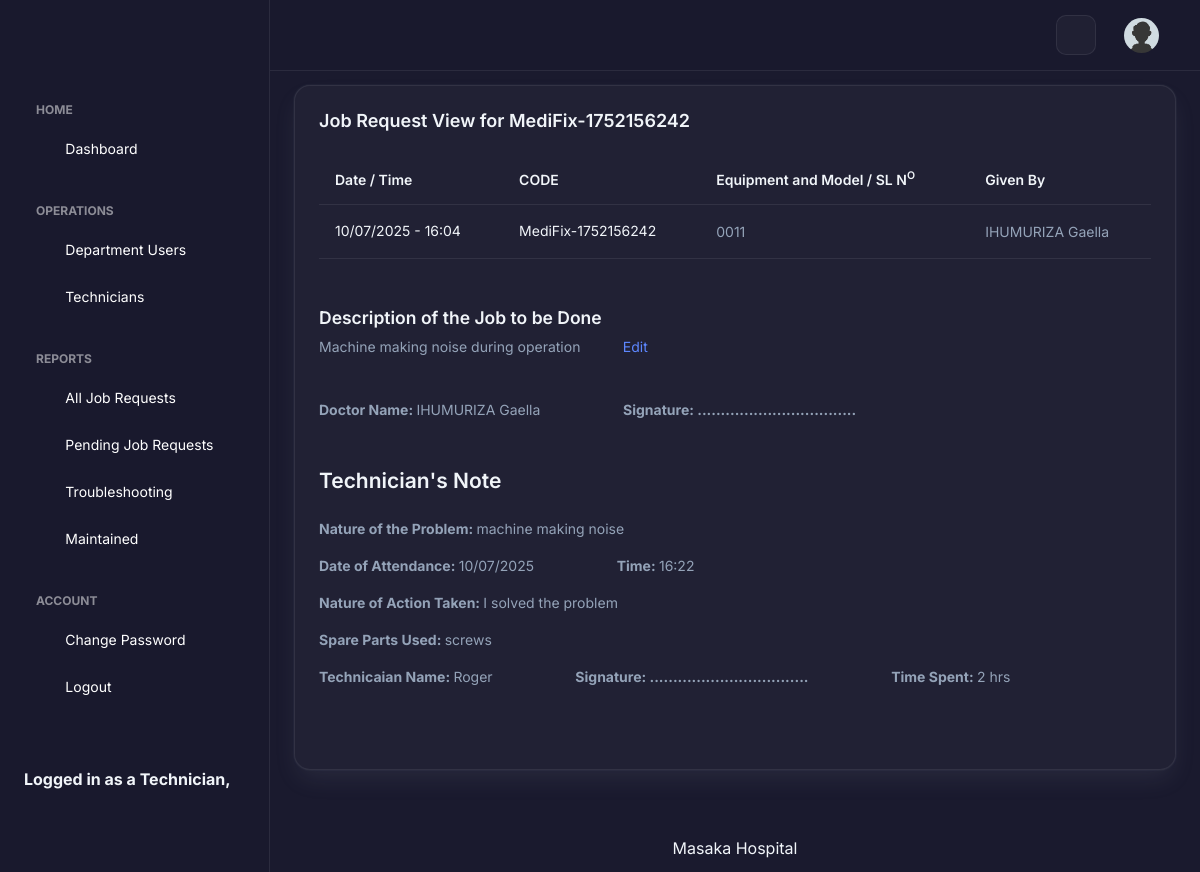
The app's page /run/job-request-view-u-p?code=MediFix-1752156242 (signed in) with its own data.
### tables this page shows
CREATE TABLE `jobs` (
  `id` int(11) NOT NULL,
  `code` varchar(100) NOT NULL,
  `equipment` varchar(1000) NOT NULL,
  `givenby` int(11) NOT NULL,
  `airef` int(11) NOT NULL,
  `info` mediumtext NOT NULL,
  `tech` mediumtext DEFAULT NULL,
  `recdt` varchar(50) NOT NULL,
  `status` int(1) NOT NULL DEFAULT 0
);

CREATE TABLE `doctors` (
  `id` int(11) NOT NULL,
  `fullname` varchar(100) NOT NULL,
  `specification` varchar(100) NOT NULL,
  `email` varchar(100) NOT NULL,
  `phone` varchar(100) NOT NULL,
  `password` varchar(100) NOT NULL,
  `deleted` int(1) NOT NULL DEFAULT 0
);

CREATE TABLE `jobsdone` (
  `id` varchar(100) NOT NULL,
  `problem` mediumtext NOT NULL,
  `action` mediumtext NOT NULL,
  `spare` varchar(1000) NOT NULL,
  `timespent` varchar(100) NOT NULL,
  `tech` int(11) NOT NULL,
  `recdt` varchar(100) NOT NULL
);

CREATE TABLE `users` (
  `id` int(11) NOT NULL,
  `idcard` varchar(100) NOT NULL,
  `fullname` varchar(100) NOT NULL,
  `email` varchar(100) NOT NULL,
  `phone` varchar(100) NOT NULL,
  `password` varchar(100) NOT NULL,
  `deleted` int(1) NOT NULL DEFAULT 0
);

### run/job-request-view-u-p.php (the view, shortened to what this page needs)
<!doctype html>
<html lang="en">
<head>
    <link rel="stylesheet" href="../assets/css/styles.min.css" />
    <link rel="stylesheet" href="../assets/css/premium-theme.css" />
</head>
<body>
    <div class="page-wrapper" id="main-wrapper" data-layout="vertical" data-navbarbg="skin6" data-sidebartype="full" data-sidebar-position="fixed" data-header-position="fixed">
        <aside class="left-sidebar">
            <div>
                <div class="brand-logo d-flex align-items-center justify-content-between">
                </div>
                <?php include('user-menu.php'); ?>
            </div>
        </aside>
        <div class="body-wrapper">
            <header class="app-header">
                <nav class="navbar navbar-expand-lg navbar-light">
                    <div class="navbar-collapse justify-content-end px-0" id="navbarNav">
                        <ul class="navbar-nav flex-row ms-auto align-items-center justify-content-end">
                            <li class="nav-item"><button class="theme-toggle-btn" title="Toggle Theme"><i class="ti ti-sun"></i></button></li>
              <li class="nav-item dropdown">
                                <a class="nav-link nav-icon-hover" href="javascript:void(0)" id="drop2" data-bs-toggle="dropdown" aria-expanded="false">
                                    <img src="../assets/images/profile/user-1.jpg" alt="" width="35" height="35" class="rounded-circle">
                                </a>
                            </li>
                        </ul>
                    </div>
                </nav>
            </header>
            <div class="container-fluid">
                <div class="col-lg-12 d-flex align-items-stretch">
                    <div class="card w-100">
                        <div class="card-body p-4">
                            <h5 class="card-title fw-semibold mb-4">Job Request View for <?php echo $_GET['code']; ?></h5>
                            <div class="table-responsive">
                                <table class="table text-nowrap mb-0 align-middle">
                                    <thead class="text-dark fs-4">
                                        <tr>
                                            <th class="border-bottom-0">
                                                <h6 class="fw-semibold mb-0">Date / Time</h6>
                                            </th>
                                            <th class="border-bottom-0">
                                                <h6 class="fw-semibold mb-0">CODE</h6>
                                            </th>
                                            <th class="border-bottom-0">
                                                <h6 class="fw-semibold mb-0">Equipment and Model / SL N<sup>O</sup></h6>
                                            </th>
                                            <th class="border-bottom-0">
                                                <h6 class="fw-semibold mb-0">Given By</sup></h6>
                                            </th>
                                        </tr>
                                    </thead>
                                    <tbody>
                                        <?php
                                        include('connector.php');
                                        $query = mysqli_query($connect, "SELECT * FROM jobs WHERE code ='" . $_GET['code'] . "'");
                                        $row = mysqli_fetch_array($query);
                                        $queryp = mysqli_query($connect, "SELECT * FROM doctors WHERE id ='" . $row['givenby'] . "'");
                                        $rowp = mysqli_fetch_array($queryp);
                                        echo "<tr>
                                            <td class='border-bottom-0'>
                                                <h6 class='mb-0 fw-normal'>" . date('d/m/Y - H:i', $row['recdt']) . "</h6>
                                            </td>
                                            <td class='border-bottom-0'>
                                                <h6 class='mb-0 fw-normal'>" . $row['code'] . "</h6>
                                            </td>
                                            <td class='border-bottom-0'>
                                                <p class='mb-0 fw-normal'>" . $row['equipment'] . "</p>
                                            </td>
                                            <td class='border-bottom-0'>
                                                <p class='mb-0 fw-normal'>" . $rowp['fullname'] . "</p>
                                            </td>
                                            </tr>";
                                        ?>
                                    </tbody>
                                </table>
                                <div>
                                    <h5 class="fw-semibold mb-2 mt-5">Description of the Job to be Done</h5>
                                    <?php
                                    echo "<p class='mb-0 fw-normal'>" . $row['info'] . " &nbsp;&nbsp;&nbsp;&nbsp;&nbsp; <a href='edit-ask-ai-tech?code=".$_GET['code']."'><i class='ti ti-pencil'></i> Edit</a> </p>";
                                    ?>
                                </div>
                                <?php
                                    echo "<div><br><br>
                                        <p class='mb-3 fw-normal'>
                                            <b>Doctor Name: </b>" . $rowp['fullname'] . "&nbsp;&nbsp;&nbsp;&nbsp;&nbsp;&nbsp;&nbsp;&nbsp;&nbsp;&nbsp;&nbsp;&nbsp;&nbsp;&nbsp;&nbsp;&nbsp;&nbsp;&nbsp;&nbsp;&nbsp;
                                            <b>Signature: ..................................</b>
                                        </p>
                                    </div>";
                                ?>
                                <?php
                                    if ($row['tech'] != NULL) {
                                        $querytech = mysqli_query($connect, "SELECT * FROM jobsdone WHERE id ='" . $row['tech'] . "'");
                                        $rowtech = mysqli_fetch_array($querytech);
                                        $queryt = mysqli_query($connect, "SELECT * FROM users WHERE id ='" . $rowtech['tech'] . "'");
                                        $rowt = mysqli_fetch_array($queryt);
                                        echo "<div>
                                                <h4 class='fw-semibold mb-4 mt-5'>Technician's Note</h4>
                                                <p class='mb-3 fw-normal'><b>Nature of the Problem: </b>" . $rowtech['problem'] . "</p>
                                                <p class='mb-3 fw-normal'>
                                                    <b>Date of Attendance: </b>" . date('d/m/Y', $rowtech['recdt']) . "&nbsp;&nbsp;&nbsp;&nbsp;&nbsp;&nbsp;&nbsp;&nbsp;&nbsp;&nbsp;&nbsp;&nbsp;&nbsp;&nbsp;&nbsp;&nbsp;&nbsp;&nbsp;&nbsp;&nbsp;
                                                    <b>Time: </b>" . date('H:i', $rowtech['recdt']) . "
                                                </p>
                                                <p class='mb-3 fw-normal'><b>Nature of Action Taken: </b>" . $rowtech['action'] . "</p>
                                                <p class='mb-3 fw-normal'><b>Spare Parts Used: </b>" . $rowtech['spare'] . "</p>
                                                <p class='mb-3 fw-normal'>
                                                    <b>Technicaian Name: </b>" . $rowt['fullname'] . "&nbsp;&nbsp;&nbsp;&nbsp;&nbsp;&nbsp;&nbsp;&nbsp;&nbsp;&nbsp;&nbsp;&nbsp;&nbsp;&nbsp;&nbsp;&nbsp;&nbsp;&nbsp;&nbsp;&nbsp;
                                                    <b>Signature: ..................................</b>&nbsp;&nbsp;&nbsp;&nbsp;&nbsp;&nbsp;&nbsp;&nbsp;&nbsp;&nbsp;&nbsp;&nbsp;&nbsp;&nbsp;&nbsp;&nbsp;&nbsp;&nbsp;&nbsp;&nbsp;
                                                    <b>Time Spent: </b> " . $rowtech['timespent'] . "
                                                </p>
                                            </div>";
                                    }
                                ?>
                                <br><br>
                            </div>
                        </div>
                    </div>
                </div>
            </div>
            <div class="py-6 px-6 text-center">
                <p class="mb-0 fs-4">Masaka Hospital</p>
            </div>
        </div>
    </div>
</body>
</html>

### assets/css/premium-theme.css (style rules this page uses)
:root { --primary-color: #3b82f6; --primary-hover: #2563eb; --bg-gradient-1: #1a1a2e; --bg-gradient-2: #16213e; --text-main: #f1f5f9; --text-muted: #94a3b8; --glass-bg: rgba(255, 255, 255, 0.03); --glass-border: rgba(255, 255, 255, 0.08); --input-bg: rgba(26, 26, 46, 0.8); --input-border: rgba(255, 255, 255, 0.1); --card-shadow: 0 25px 50px -12px rgba(0, 0, 0, 0.7); --danger: #ef4444; --success: #10b981; }
body { font-family: 'Inter', sans-serif !important; background-color: var(--bg-gradient-1); color: var(--text-main); min-height: 100vh; margin: 0; }
.body-wrapper { background: transparent !important; }
.left-sidebar { background: rgba(26, 26, 46, 0.9) !important; backdrop-filter: blur(12px); border-right: 1px solid var(--glass-border); }
.app-header { background: rgba(26, 26, 46, 0.9) !important; backdrop-filter: blur(12px); border-bottom: 1px solid var(--glass-border); }
.card { background: var(--glass-bg) !important; border: 1px solid var(--glass-border) !important; color: var(--text-main) !important; border-radius: 16px !important; }
.card-title, .card h1, .card h2, .card h3, .card h4, .card h5, .card h6 { color: var(--text-main) !important; }
.table { color: var(--text-main) !important; background: transparent !important; }
.table thead th { color: var(--text-main) !important; border-bottom: 1px solid var(--glass-border) !important; }
.table tbody td { border-bottom: 1px solid var(--glass-border) !important; color: var(--text-main) !important; }
.fw-semibold { color: var(--text-main) !important; }
p.fw-normal { color: var(--text-muted) !important; }
.theme-toggle-btn { background: var(--glass-bg); border: 1px solid var(--glass-border); color: var(--text-main); width: 40px; height: 40px; border-radius: 10px; display: flex; align-items: center; justify-content: center; cursor: pointer; font-size: 1.2rem; transition: all 0.3s ease; margin-right: 12px; }
body, .left-sidebar, .app-header, .card, .table, .sidebar-link, .sidebar-link span, .sidebar-link .hide-menu { transition: background-color 0.3s ease, color 0.3s ease, border-color 0.3s ease; }

### records on screen
jobs: recdt "10/07/2025 - 16:04", code "MediFix-1752156242", equipment "0011", info "Machine making noise during operation"
doctors: fullname "IHUMURIZA Gaella"
jobsdone: problem "machine making noise", recdt "10/07/2025", recdt "16:22", action "I solved the problem", spare "screws", timespent "2 hrs"
users: fullname "Roger"

### other values on screen
$_SESSION['hbUser_Type'] "Technician"
$_GET['code'] "MediFix-1752156242"
